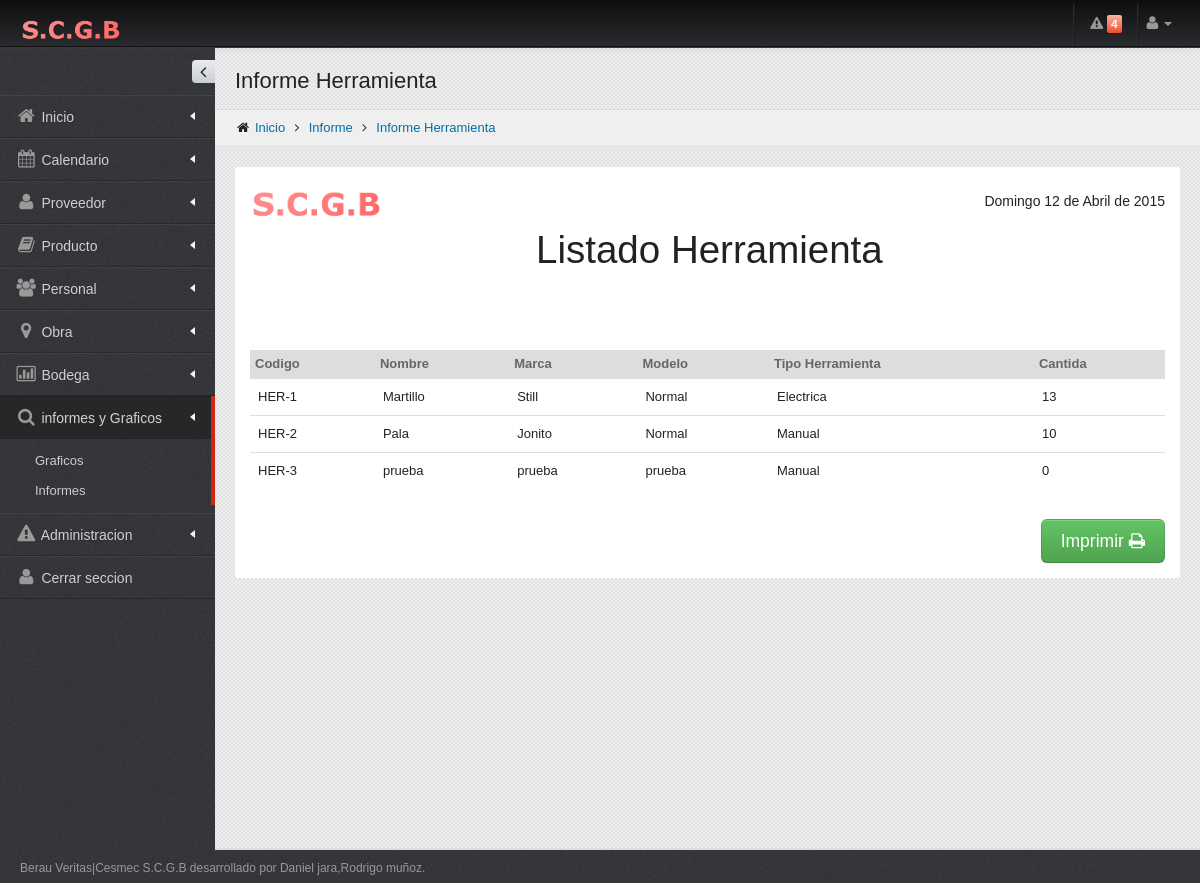
The page /listados/Listado_herramienta.php (signed in) on the database its author committed.
### tables this page shows
CREATE TABLE `permiso` (
  `CODIGOPERMISO` int(11) NOT NULL AUTO_INCREMENT,
  `PROVEEDOR` int(1) DEFAULT NULL,
  `PRODUCTO` int(1) DEFAULT NULL,
  `PERSONAL` int(1) DEFAULT NULL,
  `OBRA` int(1) DEFAULT NULL,
  `BODEGA` int(11) DEFAULT NULL,
  `INFORMEYGRAFICO` int(11) DEFAULT NULL,
  `ADMINISTRACION` int(11) DEFAULT NULL,
  PRIMARY KEY (`CODIGOPERMISO`)
);

CREATE TABLE `herramienta` (
  `CODIGOPRODUCTO` varchar(20) NOT NULL,
  `H_TIPOHERRAMIENTA` varchar(10) NOT NULL,
  `H_FRECUENCIA` int(2) NOT NULL,
  `H_POTENCIAMAXIMA` varchar(8) NOT NULL,
  PRIMARY KEY (`CODIGOPRODUCTO`),
  CONSTRAINT `FK_RELATIONSHIP_12` FOREIGN KEY (`CODIGOPRODUCTO`) REFERENCES `producto` (`CODIGOPRODUCTO`)
);

CREATE TABLE `producto` (
  `CODIGOPRODUCTO` varchar(20) NOT NULL,
  `P_NOMBRE` varchar(20) NOT NULL,
  `P_MARCA` varchar(20) NOT NULL,
  `P_MODELO` varchar(20) NOT NULL,
  `P_OBSERVACION` varchar(200) DEFAULT NULL,
  `P_IDENTIFICADOR` char(2) NOT NULL,
  `P_ESTADO` int(1) NOT NULL,
  PRIMARY KEY (`CODIGOPRODUCTO`)
);

CREATE TABLE `stock` (
  `CODIGOPRODUCTO` varchar(20) NOT NULL,
  `S_CANTIDAD` int(4) NOT NULL,
  `S_CANTIDADMINIMA` int(3) NOT NULL,
  PRIMARY KEY (`CODIGOPRODUCTO`),
  CONSTRAINT `FK_RELATIONSHIP_14` FOREIGN KEY (`CODIGOPRODUCTO`) REFERENCES `producto` (`CODIGOPRODUCTO`)
);

### listados/Listado_herramienta.php (the view, shortened to what this page needs)
    <? session_start();
include ("../include/conectar.php");
$CODIGO= $_SESSION["PERMISO"];
?>
<!DOCTYPE html>
 <html lang="es">
<head>
   <link href="../assets/plugins/bootstrap/css/bootstrap.min.css" rel="stylesheet" />
   <link href="../assets/plugins/bootstrap/css/bootstrap-responsive.min.css" rel="stylesheet" media="screen"/>
   <link href="../assets/plugins/font-awesome/css/font-awesome.css" rel="stylesheet" />
   <link href="../assets/css/style.css" rel="stylesheet" />
   <link href="../assets/css/style-responsive.css" rel="stylesheet" />
   <link href="../assets/css/themes/default.css" rel="stylesheet" id="style_color" />
   <link href="../assets/plugins/uniform/css/uniform.default.css" rel="stylesheet" type="text/css" />
   <link href="#" rel="stylesheet" id="style_metro" />
   <link href="../assets/css/pages/invoice.css" rel="stylesheet" type="text/css" />
   <link href="../assets/css/print.css" rel="stylesheet" type="text/css" media="print"/>
</head>
<body class="fixed-top">
<div id="header" class="navbar navbar-inverse navbar-fixed-top">
     <div class="navbar-inner">
       <div class="container-fluid">
         <a class="brand" href="../inicio.php"> <img src="../assets/img/logo.png" alt="Conquer" /> </a>
         <div class="top-nav">
           <? $sql = "SELECT COUNT( p.P_NOMBRE )as NUMERO FROM PRODUCTO p, STOCK s WHERE p.CODIGOPRODUCTO = s.CODIGOPRODUCTO AND p.P_ESTADO =1 AND s.S_CANTIDAD <= s.S_CANTIDADMINIMA ";
	$rs=mysql_query($sql,$conexion);
	while ($row=mysql_fetch_array($rs)){
              ?>
           <ul class="nav pull-right" id="top_menu">
             <li class="divider-vertical hidden-phone hidden-tablet"></li>
             <li  class="dropdown-toggle" id="header_notification_bar"> <a id="pulsate-regular" class="dropdown-toggle" data-toggle="dropdown"> <i class="icon-warning-sign"></i> <span class="label label-important">
               <?=$row["NUMERO"];?>
               </span></a>
                     <?=$row["NUMERO"]; }?>
             </li>
             <li class="divider-vertical hidden-phone hidden-tablet"></li>
             <li class="dropdown"> <a href="#" class="dropdown-toggle" data-toggle="dropdown"> <i class="icon-user"></i> <b class="caret"></b></a>
             </li>
           </ul>
         </div>
       </div>
     </div>
   </div>
   <div id="container" class="row-fluid">
     <div id="sidebar" class="nav-collapse collapse">
        <?
	$sql3 = "SELECT PROVEEDOR,PRODUCTO,PERSONAL,OBRA,BODEGA,INFORMEYGRAFICO,ADMINISTRACION from PERMISO WHERE CODIGOPERMISO= $CODIGO ";
	$rs=mysql_query($sql3,$conexion);
	while ($row4=mysql_fetch_array($rs)){
  ?>
        <div class="sidebar-toggler hidden-phone"></div>
        <ul>
          <li class=""> <a href="../inicio.php"> <i class="icon-home"></i> <span class="title ">Inicio</span> <span class="arrow "></span></a></li>
          <li class=""> <a href="../Calendario/calendario.php"> <i class="icon-calendar"></i> <span class="title">Calendario</span> <span class="arrow "></span></a></li>
          <? if($row4["PROVEEDOR"]==1){
		?>
          <li class="has-sub "> <a href="javascript:;"> <i class="icon-user "></i> <span class="title" >Proveedor</span> <span class="arrow "></span></a>
          </li>
          <? }
		if($row4["PRODUCTO"]==1){
		?>
          <li class="has-sub "> <a href="javascript:;"> <i class="icon-book"></i> <span class="title">Producto</span> <span class="arrow"></span></a>
          </li>
          <? }
		if($row4["PERSONAL"]==1){
		?>
          <li class="has-sub"> <a href="javascript:;"> <i class="icon-group"></i> <span class="title">Personal</span> <span class="arrow "></span></a>
          </li>
          <? }
		 if($row4["OBRA"]==1){
		?>
          <li class="has-sub "> <a href="javascript:;"> <i class="icon-map-marker"></i> <span class="title">Obra</span> <span class="arrow "></span></a>
          </li>
          <? }
	      if($row4["BODEGA"]==1){
		?>
          <li class="has-sub  "> <a href="javascript:;"> <i class="icon-bar-chart"></i> <span class="title">Bodega</span> <span class="arrow "></span></a>
          </li>
          <? }
	      if($row4["INFORMEYGRAFICO"]==1){
		?>
          <li class="has-sub  star active"> <a href="javascript:;"> <i class="icon-search"></i> <span class="title">informes y Graficos</span> <span class="arrow "></span></a>
            <ul class="sub">
              <li ><a href="../graficos/menu_graficos.php">Graficos</a></li>
              <li ><a href="../listados/menu_listados.php">Informes</a></li>
            </ul>
          </li>
          <? }
 if($row4["ADMINISTRACION"]==1){
		?>
          <li class="has-sub  "> <a href="javascript:;"> <i class="icon-warning-sign"></i> <span class="title">Administracion</span> <span class="arrow "></span></a>
          </li>
          <? }
	}
		 ?>
          <li class=""> <a href="../logout.php"> <i class="icon-user"></i> <span class="title">Cerrar seccion</span></a></li>
        </ul>
      </div>
<div id="body">
         <div class="container-fluid">
            <div class="row-fluid hidden-print">
               <div class="span12">
                  <h3 class="page-title">
                     Informe Herramienta
                  </h3>
                  <ul class="breadcrumb">
                     <li>
                        <i class="icon-home"></i>
                        <a href="#">Inicio</a>
                        <i class="icon-angle-right"></i>
                     </li>
                     <li>
                        <a href="../Producto/Productosb.php">Informe</a>
                        <i class="icon-angle-right"></i>
                     </li>
                     <li><a href="#">Informe Herramienta </a></li>
                  </ul>
               </div>
            </div>
            <div id="page">
               <div class="invoice">
                     <div class="row-fluid invoice-logo">
                        <div class="span2 invoice-logo-space"><img src="../assets/img/logo.png"alt="" width="373" height="109" /> </div>
                         <div class="span10">
                           <p>
                          <span class="span2 muted">
                          <h1>Listado Herramienta </h1>
                          </span></p>
                        </div>
                     </div>
                     <div class="row-fluid">
                        <table class="table table-advance tabs-stacked">
                           <thead>
                              <tr class="table-condensed">
								<th>Codigo</th>
                                 <th>Nombre</th>
                                 <th>Marca</th>
                                 <th class="hidden-300">Modelo</th>
                                 <th class="hidden-300">Tipo Herramienta</th>
                                 <th class="hidden-300">Cantida</th>
                              </tr>
                           </thead>
                           <tbody>
						   <?
	$sql = "SELECT p.CODIGOPRODUCTO,p.P_NOMBRE,p.P_MARCA,p.P_MODELO,h.H_TIPOHERRAMIENTA,s.S_CANTIDAD FROM  HERRAMIENTA h,PRODUCTO p,STOCK s  WHERE p.CODIGOPRODUCTO=h.CODIGOPRODUCTO and p.CODIGOPRODUCTO=s.CODIGOPRODUCTO and p.P_ESTADO=1 ";
	$rs=mysql_query($sql,$conexion);
	while ($row=mysql_fetch_array($rs)){
  ?>
                              <tr>
							 	 <td><?=$row["CODIGOPRODUCTO"];?></td>
                                 <td><?=$row["P_NOMBRE"];?></td>
                                 <td><?=$row["P_MARCA"];?> </td>
                                 <td class="hidden-480"><?=$row["P_MODELO"];?></td>
                                 <td class="hidden-480"><?=$row["H_TIPOHERRAMIENTA"];?></td>
                                 <td class="hidden-480"><?=$row["S_CANTIDAD"];?></td>
                              </tr>
                              <? } ?>
                           </tbody>
                        </table>
                     </div>
                     <div class="row-fluid">
                       <div class="span4"></div>
                        <div class="span8 invoice-block">
                           <br />
                           <a class="btn btn-success btn-large hidden-print" onClick="javascript:window.print();">Imprimir <i class="icon-print icon-big"></i></a>
                        </div>
                     </div>
               </div>
            </div>
         </div>
     </div>
</div>
    <div id="footer">
      Berau Veritas|Cesmec S.C.G.B desarrollado por Daniel jara,Rodrigo muñoz.
   </div>
</body>
</html>

### assets/css/style-responsive.css (style rules this page uses)
@media (min-width: 980px) { #sidebar { position: absolute; width: 215px; } }
@media (min-width: 980px) { #sidebar ul { margin-top:47px; width: 215px; } }
@media (min-width: 980px) { #body { margin-top: 0px !important; } }
@media (min-width: 980px) { .fixed-top #body { margin-top: 20px; } }

### assets/css/themes/default.css (style rules this page uses)
body { color: #222; background-color:#3c3c3c !important; background-image: url(../../img/bg-default.png) !important; }
#header.navbar-inverse .navbar-inner { background-color: #0e0e0f; background-image: -moz-linear-gradient(top, #0e0e0f, #2a2b2e); background-image: -webkit-gradient(linear, 0 0, 0 100%, from(#2a2b2e), to(#2a2b2e)); background-image: -webkit-linear-gradient(top, #0e0e0f, #2a2b2e); background-image: -o-linear-gradient(top, #0e0e0f, #2a2b2e); background-image: linear-gradient(to bottom, #0e0e0f, #2a2b2e); background-repeat: repeat-x; filter: progid:DXImageTransform.Microsoft.gradient(startColorstr='#ff0e0e0f', endColorstr='#ff2a2b2e', GradientType=0); border-color: #141313; webkit-box-shadow: 0 1px 10px rgba(120, 120, 120, .1); -moz-box-shadow: 0 1px 10px rgba(120, 120, 120, .1); box-shadow: 0 1px 10px rgba(120, 120, 120, .1); }
#header.navbar-inverse .divider-vertical { border-left-color: #2c2d2f; border-right-color: #181a1b; }
#sidebar > ul > li > a { border-top: 1px solid #424242 !important; border-bottom: 1px solid #282828 !important; color: #d1d0d0 !important; text-shadow: 0 1px 1px #333 !important; }
#sidebar > ul > li a i { color: #999 !important; }
#sidebar > ul > li.active > a { background: #252728 !important; border-top: 1px solid #1c1d1e !important; border-bottom: 1px solid #242628 !important; }
#sidebar > ul > li > ul.sub > li > a { color: #ccc; text-shadow: 0 1px 1px #000; }

### assets/css/pages/invoice.css (style rules this page uses)
.invoice { padding: 15px; background: #fff; margin-bottom: 20px; -webkit-border-radius: 3px; -moz-border-radius: 3px; border-radius: 3px; }
.invoice table { margin:30px 0 30px; }
.invoice .invoice-logo { margin-bottom:20px; }
.invoice .invoice-logo p { padding:5px 0; font-size:26px; line-height:28px; text-align:right; }
.invoice .invoice-logo p span { display:block; font-size:14px; }
.invoice .invoice-logo-space { margin-bottom:15px; }
.invoice .invoice-block { text-align:right; }

### assets/css/print.css (style rules this page uses)
body { background-image: none !important; }
#header { display: none; }
#sidebar { display: none; }
.hidden-print { display: none; }
#footer { display: none; }
#container { margin: 0px; padding: 0px; }
#body { min-height: auto !important; background-image: none !important; border-bottom: 0 solid #ddd; }

### rows shown on the page
permiso: PROVEEDOR 1 (drawn), PRODUCTO 1 (drawn), PERSONAL 1 (drawn), OBRA 1 (drawn), BODEGA 1 (drawn), INFORMEYGRAFICO 1 (drawn), ADMINISTRACION 1 (drawn)
herramienta: CODIGOPRODUCTO.CODIGOPRODUCTO "HER-1", CODIGOPRODUCTO.P_NOMBRE "Martillo", CODIGOPRODUCTO.P_MARCA "Still", CODIGOPRODUCTO.P_MODELO "Normal", H_TIPOHERRAMIENTA "Electrica", stock.S_CANTIDAD "13"
herramienta: CODIGOPRODUCTO.CODIGOPRODUCTO "HER-2", CODIGOPRODUCTO.P_NOMBRE "Pala", CODIGOPRODUCTO.P_MARCA "Jonito", CODIGOPRODUCTO.P_MODELO "Normal", H_TIPOHERRAMIENTA "Manual", stock.S_CANTIDAD "10"
herramienta: CODIGOPRODUCTO.CODIGOPRODUCTO "HER-3", CODIGOPRODUCTO.P_NOMBRE "prueba", CODIGOPRODUCTO.P_MARCA "prueba", CODIGOPRODUCTO.P_MODELO "prueba", H_TIPOHERRAMIENTA "Manual", stock.S_CANTIDAD "0"

### other values the page prints
$row["NUMERO"] "4"
